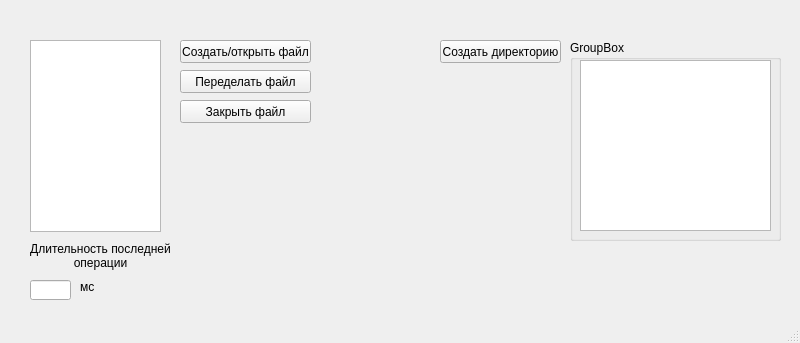
<?xml version="1.0" encoding="UTF-8"?>
<ui version="4.0">
 <class>AnotherMainWindow</class>
 <widget class="QMainWindow" name="AnotherMainWindow">
  <property name="geometry">
   <rect>
    <x>0</x>
    <y>0</y>
    <width>800</width>
    <height>343</height>
   </rect>
  </property>
  <property name="windowTitle">
   <string>MainWindow</string>
  </property>
  <widget class="QWidget" name="centralwidget">
   <widget class="QListWidget" name="OpenedFilesList">
    <property name="geometry">
     <rect>
      <x>30</x>
      <y>40</y>
      <width>131</width>
      <height>192</height>
     </rect>
    </property>
   </widget>
   <widget class="QPushButton" name="CreateButton">
    <property name="geometry">
     <rect>
      <x>180</x>
      <y>40</y>
      <width>131</width>
      <height>23</height>
     </rect>
    </property>
    <property name="text">
     <string>Создать/открыть файл</string>
    </property>
   </widget>
   <widget class="QPushButton" name="CloseButton">
    <property name="geometry">
     <rect>
      <x>180</x>
      <y>100</y>
      <width>131</width>
      <height>23</height>
     </rect>
    </property>
    <property name="text">
     <string>Закрыть файл</string>
    </property>
   </widget>
   <widget class="QPushButton" name="CreateDir">
    <property name="geometry">
     <rect>
      <x>440</x>
      <y>40</y>
      <width>121</width>
      <height>23</height>
     </rect>
    </property>
    <property name="text">
     <string>Создать директорию</string>
    </property>
   </widget>
   <widget class="QGroupBox" name="CurDirBox">
    <property name="geometry">
     <rect>
      <x>570</x>
      <y>40</y>
      <width>211</width>
      <height>201</height>
     </rect>
    </property>
    <property name="title">
     <string>GroupBox</string>
    </property>
    <widget class="QListWidget" name="DirContainList">
     <property name="geometry">
      <rect>
       <x>10</x>
       <y>20</y>
       <width>191</width>
       <height>171</height>
      </rect>
     </property>
    </widget>
   </widget>
   <widget class="QPushButton" name="UpdateFileButton">
    <property name="geometry">
     <rect>
      <x>180</x>
      <y>70</y>
      <width>131</width>
      <height>23</height>
     </rect>
    </property>
    <property name="text">
     <string>Переделать файл</string>
    </property>
   </widget>
   <widget class="QLabel" name="label">
    <property name="geometry">
     <rect>
      <x>30</x>
      <y>240</y>
      <width>141</width>
      <height>31</height>
     </rect>
    </property>
    <property name="text">
     <string>Длительность последней 
операции</string>
    </property>
    <property name="alignment">
     <set>Qt::AlignCenter</set>
    </property>
   </widget>
   <widget class="QLineEdit" name="DurationBox">
    <property name="geometry">
     <rect>
      <x>30</x>
      <y>280</y>
      <width>41</width>
      <height>20</height>
     </rect>
    </property>
    <property name="readOnly">
     <bool>true</bool>
    </property>
   </widget>
   <widget class="QLabel" name="label_2">
    <property name="geometry">
     <rect>
      <x>80</x>
      <y>280</y>
      <width>46</width>
      <height>13</height>
     </rect>
    </property>
    <property name="text">
     <string>мс</string>
    </property>
   </widget>
  </widget>
  <widget class="QMenuBar" name="menubar">
   <property name="geometry">
    <rect>
     <x>0</x>
     <y>0</y>
     <width>800</width>
     <height>21</height>
    </rect>
   </property>
  </widget>
  <widget class="QStatusBar" name="statusbar"/>
 </widget>
 <resources/>
 <connections/>
</ui>
